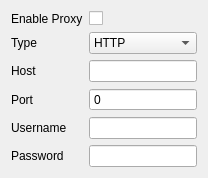
      <widget class="QWidget" name="page_7">
       <layout class="QVBoxLayout" name="verticalLayout_3">
        <item>
         <layout class="QFormLayout" name="formLayout_2">
          <item row="3" column="0">
           <widget class="QLabel" name="label_3">
            <property name="text">
             <string>Host</string>
            </property>
           </widget>
          </item>
          <item row="4" column="0">
           <widget class="QLabel" name="label_9">
            <property name="text">
             <string>Port</string>
            </property>
           </widget>
          </item>
          <item row="5" column="0">
           <widget class="QLabel" name="label_22">
            <property name="text">
             <string>Username</string>
            </property>
           </widget>
          </item>
          <item row="6" column="0">
           <widget class="QLabel" name="label_23">
            <property name="text">
             <string>Password</string>
            </property>
           </widget>
          </item>
          <item row="3" column="1">
           <widget class="QLineEdit" name="proxyHost"/>
          </item>
          <item row="5" column="1">
           <widget class="QLineEdit" name="proxyUsername"/>
          </item>
          <item row="6" column="1">
           <widget class="QLineEdit" name="proxyPassword">
            <property name="echoMode">
             <enum>QLineEdit::Password</enum>
            </property>
           </widget>
          </item>
          <item row="1" column="1">
           <widget class="QCheckBox" name="chkUseProxy">
            <property name="text">
             <string/>
            </property>
           </widget>
          </item>
          <item row="1" column="0">
           <widget class="QLabel" name="label_24">
            <property name="text">
             <string>Enable Proxy</string>
            </property>
           </widget>
          </item>
          <item row="2" column="0">
           <widget class="QLabel" name="label_25">
            <property name="text">
             <string comment="Proxy Type">Type</string>
            </property>
           </widget>
          </item>
          <item row="2" column="1">
           <widget class="QComboBox" name="proxyType">
            <item>
             <property name="text">
              <string>HTTP</string>
             </property>
            </item>
            <item>
             <property name="text">
              <string>SOCKS 5</string>
             </property>
            </item>
           </widget>
          </item>
          <item row="4" column="1">
           <widget class="QSpinBox" name="proxyPort">
            <property name="buttonSymbols">
             <enum>QAbstractSpinBox::NoButtons</enum>
            </property>
            <property name="maximum">
             <number>99999</number>
            </property>
           </widget>
          </item>
         </layout>
        </item>
       </layout>
      </widget>
